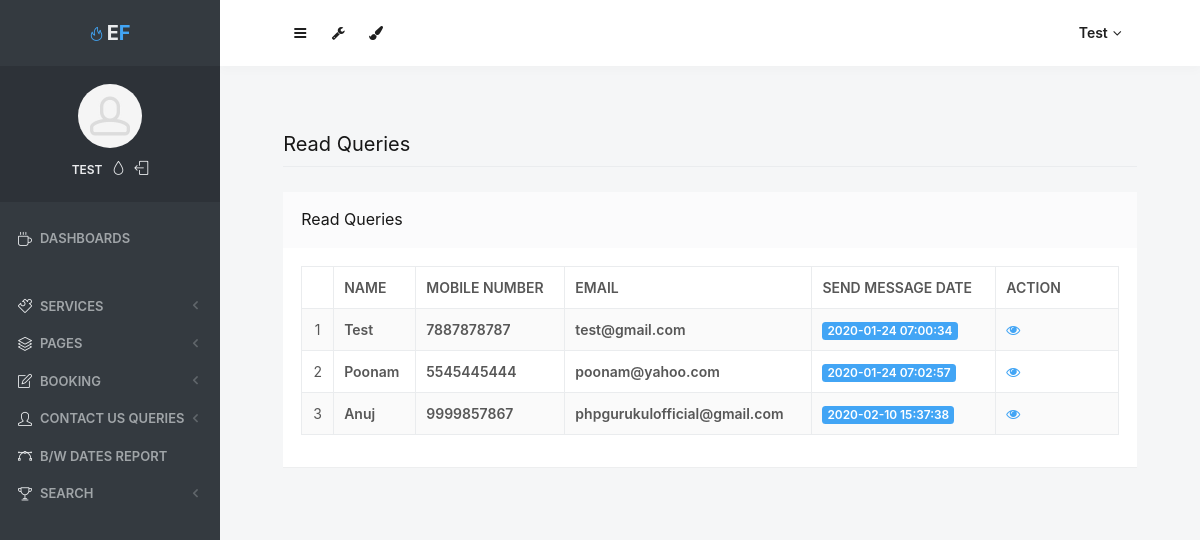
/admin/read-queries.php (signed in), run on an earlier commit of the app's database.
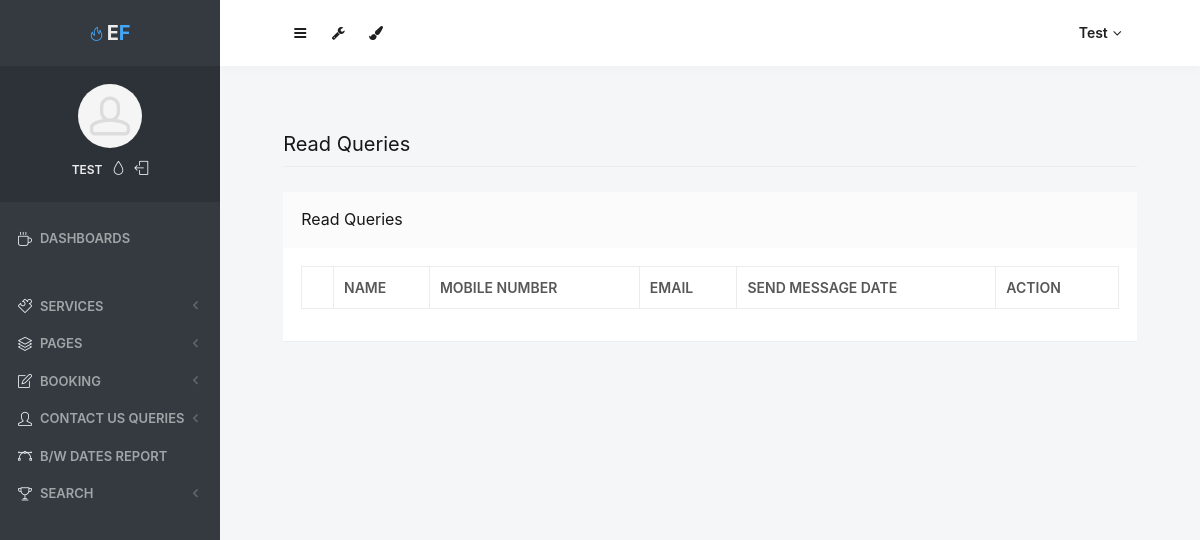
And on a later commit of the database.
### tables this page shows
CREATE TABLE `tbluser` (
  `ID` int(10) NOT NULL,
  `Name` varchar(200) DEFAULT NULL,
  `MobileNumber` bigint(10) DEFAULT NULL,
  `Email` varchar(200) DEFAULT NULL,
  `Message` mediumtext DEFAULT NULL,
  `MsgDate` timestamp NULL DEFAULT current_timestamp(),
  `IsRead` int(5) DEFAULT NULL
);

### admin/read-queries.php (the view, shortened to what the changed rows need)
<?php
include('includes/dbconnection.php');
if (strlen($_SESSION['odmsaid']==0)) {
  header('location:logout.php');
  } else{
  ?>
<!doctype html>
<html lang="en" class="no-focus">
    <head>
        <link rel="stylesheet" href="assets/js/plugins/datatables/dataTables.bootstrap4.min.css">
        <link rel="stylesheet" id="css-main" href="assets/css/codebase.min.css">
    </head>
    <body>
        <div id="page-container" class="sidebar-o sidebar-inverse side-scroll page-header-fixed main-content-narrow">
           <?php include_once('includes/sidebar.php');?>
          <?php include_once('includes/header.php');?>
            <main id="main-container">
                <div class="content">
                    <h2 class="content-heading">Read Queries</h2>
                    <div class="block">
                        <div class="block-content block-content-full">
                            <table class="table table-bordered table-striped table-vcenter js-dataTable-full-pagination">
                                <thead>
                                    <tr>
                                        <th class="text-center"></th>
                                        <th class="d-none d-sm-table-cell">Name</th>
                                        <th class="d-none d-sm-table-cell">Mobile Number</th>
                                        <th class="d-none d-sm-table-cell">Email</th>
                                        <th class="d-none d-sm-table-cell">Send Message Date</th>
                                        <th class="d-none d-sm-table-cell" style="width: 15%;">Action</th>
                                       </tr>
                                </thead>
                                <tbody>
                                    <?php
$sql="SELECT * from tbluser where IsRead='1'";
$query = $dbh -> prepare($sql);
$query->execute();
$results=$query->fetchAll(PDO::FETCH_OBJ);
$cnt=1;
if($query->rowCount() > 0)
{
foreach($results as $row)
{               ?>
                                    <tr>
                                        <td class="text-center"><?php echo htmlentities($cnt);?></td>
                                        <td class="font-w600"><?php  echo htmlentities($row->Name);?></td>
                                        <td class="font-w600"><?php  echo htmlentities($row->MobileNumber);?></td>
                                        <td class="font-w600"><?php  echo htmlentities($row->Email);?></td>
                                        <td class="font-w600">
                                            <span class="badge badge-primary"><?php  echo htmlentities($row->MsgDate);?></span>
                                        </td>
                                         <td class="d-none d-sm-table-cell"><a href="view-user-queries.php?viewid=<?php echo htmlentities ($row->ID);?>"><i class="fa fa-eye" aria-hidden="true"></i></a></td>
                                    </tr>
                                <?php $cnt=$cnt+1;}} ?>
                                </tbody>
                            </table>
                        </div>
                    </div>
                </div>
            </main>
        </div>
    </body>
</html>
<?php }  ?>

### admin/includes/sidebar.php (shortened to what the changed rows need)
<?php
   include('includes/dbconnection.php');
   if (strlen($_SESSION['odmsaid'] == 0)) {
       header('location:logout.php');
   } else {
   ?>
    <nav id="sidebar">
        <div id="sidebar-scroll">
            <div class="sidebar-content">
                <div class="content-side content-side-full content-side-user px-10 align-parent">
                    <div class="sidebar-mini-hidden-b text-center">
                        <ul class="list-inline mt-10">
                            <?php
                               $aid = $_SESSION['odmsaid'];
                               $sql = "SELECT AdminName from  tbladmin where ID=:aid";
                               $query = $dbh->prepare($sql);
                               $query->bindParam(':aid', $aid, PDO::PARAM_STR);
                               $query->execute();
                               $results = $query->fetchAll(PDO::FETCH_OBJ);
                               $cnt = 1;
                               if ($query->rowCount() > 0) {
                                   foreach ($results as $row) {               ?>
                                    <li class="list-inline-item">
                                        <a class="link-effect text-dual-primary-dark font-size-xs font-w600 text-uppercase" href="admin-profile.php"><?php echo $row->AdminName; ?></a>
                                    </li><?php $cnt = $cnt + 1;
                                       }
                                   } ?>
                        </ul>
                    </div>
                </div>
            </div>
        </div>
    </nav>
<?php }  ?>

### admin/includes/header.php (shortened to what the changed rows need)
<?php
 include('includes/dbconnection.php');
 if (strlen($_SESSION['odmsaid'] == 0)) {
     header('location:logout.php');
 } else {
 ?>
    <header id="page-header">
        <div class="content-header">
            <div class="content-header-section">
                <div class="btn-group" role="group">
                    <?php
                     $aid = $_SESSION['odmsaid'];
                     $sql = "SELECT AdminName from  tbladmin where ID=:aid";
                     $query = $dbh->prepare($sql);
                     $query->bindParam(':aid', $aid, PDO::PARAM_STR);
                     $query->execute();
                     $results = $query->fetchAll(PDO::FETCH_OBJ);
                     if ($query->rowCount() > 0) {
                         foreach ($results as $row) {               ?>
                            <button type="button" class="btn btn-rounded btn-dual-secondary" id="page-header-user-dropdown" data-toggle="dropdown" aria-haspopup="true" aria-expanded="false">
                                <?php echo $row->AdminName; ?><i class="fa fa-angle-down ml-5"></i>
                            </button>
                    <?php $cnt = $cnt + 1;
                         }
                     } ?>
                </div>
            </div>
        </div>
    </header>
<?php }  ?>

What changed in the data, as far as the page shows it:
removed tbluser: Name "Test", MobileNumber "7887878787", Email "test@gmail.com", MsgDate "2020-01-24 07:00:34"
removed tbluser: Name "Poonam", MobileNumber "5545445444", Email "poonam@yahoo.com", MsgDate "2020-01-24 07:02:57"
removed tbluser: Name "Anuj", MobileNumber "9999857867", Email "phpgurukulofficial@gmail.com", MsgDate "2020-02-10 15:37:38"
